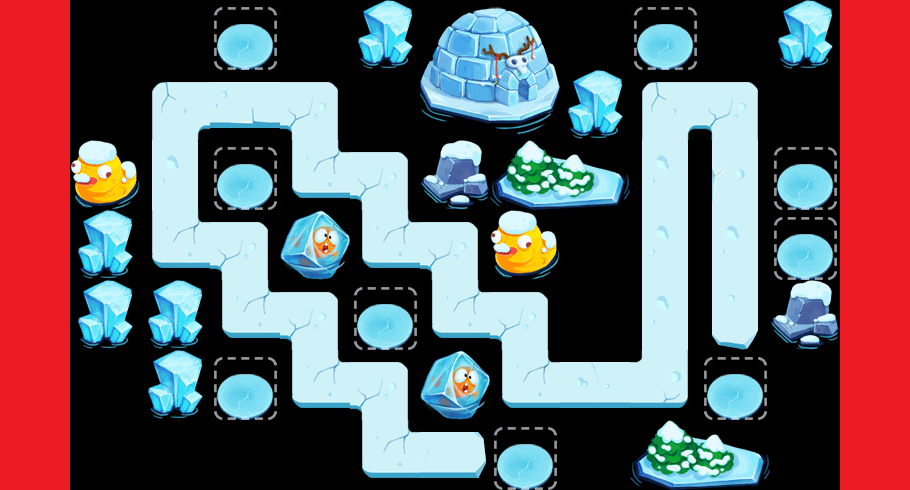

The image is a tile-based game level rendered from a .tmx file. Its description and source (layers, tilesets, objects; grid data summarised) follow:
An orthogonal 13x7 tile map with 70x70 px tiles, 2 tile layers (content, things) and 73 objects (37x water, 11x waterTowerSeat, 2x openTower, way1_0, way1_1, ...).

<map version="1.0" orientation="orthogonal" width="13" height="7" tilewidth="70" tileheight="70">
 <tileset firstgid="1" name="theme2Tiles" tilewidth="70" tileheight="70" spacing="2" margin="2">
  <image source="theme2Tiles.png" width="512" height="512" />
  <tile id="3">
   <properties>
    <property name="thingIdx" value="307" />
   </properties>
  </tile>
  <tile id="7">
   <properties>
    <property name="thingIdx" value="402" />
   </properties>
  </tile>
  <tile id="9">
   <properties>
    <property name="thingIdx" value="208" />
   </properties>
  </tile>
  <tile id="10">
   <properties>
    <property name="thingIdx" value="115" />
   </properties>
  </tile>
  <tile id="11">
   <properties>
    <property name="thingIdx" value="115" />
   </properties>
  </tile>
  <tile id="12">
   <properties>
    <property name="thingIdx" value="208" />
   </properties>
  </tile>
  <tile id="13">
   <properties>
    <property name="thingIdx" value="118" />
   </properties>
  </tile>
  <tile id="14">
   <properties>
    <property name="thingIdx" value="305" />
   </properties>
  </tile>
  <tile id="18">
   <properties>
    <property name="thingIdx" value="114" />
   </properties>
  </tile>
  <tile id="19">
   <properties>
    <property name="thingIdx" value="116" />
   </properties>
  </tile>
  <tile id="20">
   <properties>
    <property name="thingIdx" value="114" />
   </properties>
  </tile>
  <tile id="21">
   <properties>
    <property name="thingIdx" value="306" />
   </properties>
  </tile>
  <tile id="23">
   <properties>
    <property name="thingIdx" value="209" />
   </properties>
  </tile>
  <tile id="24">
   <properties>
    <property name="thingIdx" value="209" />
   </properties>
  </tile>
  <tile id="25">
   <properties>
    <property name="thingIdx" value="113" />
   </properties>
  </tile>
  <tile id="26">
   <properties>
    <property name="thingIdx" value="117" />
   </properties>
  </tile>
  <tile id="27">
   <properties>
    <property name="blank" value="0" />
   </properties>
  </tile>
  <tile id="28">
   <properties>
    <property name="way" value="1" />
   </properties>
  </tile>
  <tile id="29">
   <properties>
    <property name="way" value="1" />
   </properties>
  </tile>
  <tile id="30">
   <properties>
    <property name="way" value="1" />
   </properties>
  </tile>
  <tile id="31">
   <properties>
    <property name="way" value="1" />
   </properties>
  </tile>
  <tile id="32">
   <properties>
    <property name="way" value="1" />
   </properties>
  </tile>
  <tile id="33">
   <properties>
    <property name="way" value="1" />
   </properties>
  </tile>
  <tile id="35">
   <properties>
    <property name="way" value="1" />
   </properties>
  </tile>
  <tile id="36">
   <properties>
    <property name="way" value="1" />
   </properties>
  </tile>
  <tile id="37">
   <properties>
    <property name="way" value="1" />
   </properties>
  </tile>
  <tile id="38">
   <properties>
    <property name="way" value="1" />
   </properties>
  </tile>
  <tile id="39">
   <properties>
    <property name="way" value="1" />
   </properties>
  </tile>
  <tile id="40">
   <properties>
    <property name="way" value="1" />
   </properties>
  </tile>
  <tile id="42">
   <properties>
    <property name="way" value="1" />
   </properties>
  </tile>
  <tile id="43">
   <properties>
    <property name="way" value="1" />
   </properties>
  </tile>
 </tileset>
 <layer name="content" width="13" height="7">
  <data>[91 cells, 43 non-empty, 11 distinct tile ids]</data>
 </layer>
 <layer name="things" width="13" height="7">
  <data>[91 cells, 30 non-empty, 11 distinct tile ids]</data>
 </layer>
 <objectgroup name="objs" width="13" height="7">
  <object name="way1_0" x="444" y="447" width="23" height="16" />
  <object name="way1_1" x="375" y="440" width="23" height="16" />
  <object name="way1_2" x="371" y="378" width="23" height="16" />
  <object name="way1_3" x="304" y="371" width="23" height="16" />
  <object name="way1_4" x="301" y="306" width="23" height="16" />
  <object name="way1_5" x="232" y="299" width="23" height="16" />
  <object name="way1_6" x="235" y="238" width="23" height="16" />
  <object name="way1_7" x="162" y="231" width="23" height="16" />
  <object name="way1_8" x="164" y="97" width="23" height="16" />
  <object name="way1_9" x="301" y="97" width="23" height="16" />
  <object name="way1_10" x="308" y="163" width="23" height="16" />
  <object name="way1_11" x="374" y="166" width="23" height="16" />
  <object name="way1_12" x="374" y="230" width="23" height="16" />
  <object name="way1_13" x="441" y="236" width="23" height="16" />
  <object name="way1_14" x="447" y="302" width="23" height="16" />
  <object name="way1_15" x="514" y="307" width="23" height="16" />
  <object name="way1_16" x="518" y="371" width="23" height="16" />
  <object name="way1_17" x="651" y="369" width="23" height="16" />
  <object name="way1_18" x="651" y="101" width="23" height="16" />
  <object name="way1_19" x="725" y="94" width="23" height="16" />
  <object name="way1_20" x="729" y="305" width="23" height="16" />
  <object name="waterTowerSeat" x="236" y="37" width="19" height="16" />
  <object name="waterTowerSeat" x="658" y="37" width="19" height="16" />
  <object name="waterTowerSeat" x="519" y="244" width="19" height="16" />
  <object name="waterTowerSeat" x="796" y="180" width="19" height="16" />
  <object name="waterTowerSeat" x="800" y="249" width="19" height="16" />
  <object name="waterTowerSeat" x="723" y="386" width="19" height="16" />
  <object name="waterTowerSeat" x="520" y="454" width="19" height="16" />
  <object name="waterTowerSeat" x="235" y="387" width="19" height="16" />
  <object name="water" x="98" y="31" width="21" height="16" />
  <object name="water" x="168" y="33" width="21" height="16" />
  <object name="water" x="303" y="29" width="21" height="16" />
  <object name="water" x="376" y="29" width="21" height="16" />
  <object name="water" x="439" y="29" width="21" height="16" />
  <object name="water" x="510" y="31" width="21" height="16" />
  <object name="water" x="584" y="28" width="21" height="16" />
  <object name="water" x="731" y="27" width="21" height="16" />
  <object name="water" x="795" y="28" width="21" height="16" />
  <object name="water" x="802" y="100" width="21" height="16" />
  <object name="water" x="584" y="101" width="21" height="16" />
  <object name="water" x="512" y="95" width="21" height="16" />
  <object name="water" x="447" y="97" width="21" height="16" />
  <object name="water" x="368" y="99" width="21" height="16" />
  <object name="water" x="101" y="101" width="21" height="16" />
  <object name="water" x="445" y="169" width="21" height="16" />
  <object name="water" x="512" y="170" width="21" height="16" />
  <object name="water" x="587" y="169" width="21" height="16" />
  <object name="water" x="584" y="243" width="21" height="16" />
  <object name="water" x="595" y="309" width="21" height="16" />
  <object name="water" x="804" y="313" width="21" height="16" />
  <object name="water" x="171" y="315" width="21" height="16" />
  <object name="water" x="99" y="313" width="21" height="16" />
  <object name="water" x="100" y="230" width="21" height="16" />
  <object name="water" x="98" y="375" width="21" height="16" />
  <object name="water" x="165" y="375" width="21" height="16" />
  <object name="water" x="790" y="382" width="21" height="16" />
  <object name="water" x="791" y="448" width="21" height="16" />
  <object name="water" x="723" y="454" width="21" height="16" />
  <object name="water" x="649" y="452" width="21" height="16" />
  </objectgroup>
</map>
<!-- 14 of 73 objects omitted -->
